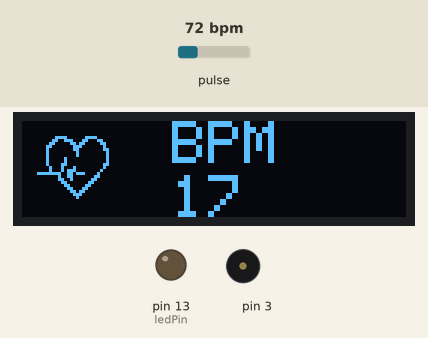
This sketch was run on a simulated Arduino Uno, built with avr-gcc and run on an emulated ATmega328P. On the bench: 128×32 one-colour display, output pins drawn as LEDs (lit = HIGH), buzzer (waves = sounding). Inputs (shaded band) come from the test bench; at power-on: pulse 72 bpm. The display library's start-up logo is not drawn; what the sketch prints to the serial monitor is not drawn.

Above: at 4.2 s.
4.3 s: pulse set to 75 bpm
At 6.5 s:
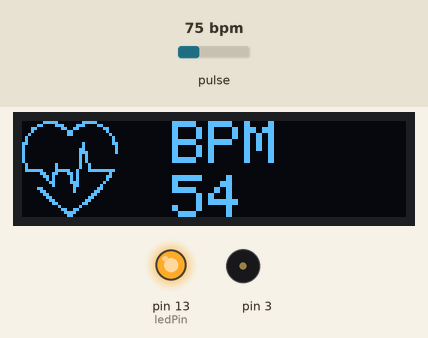
7.0 s: pulse set to 42 bpm
At 8.7 s:
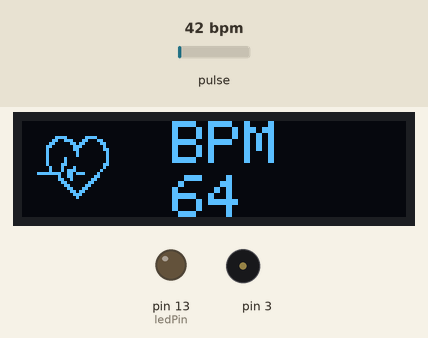
10.0 s: pulse set to 70 bpm
At 10.8 s:
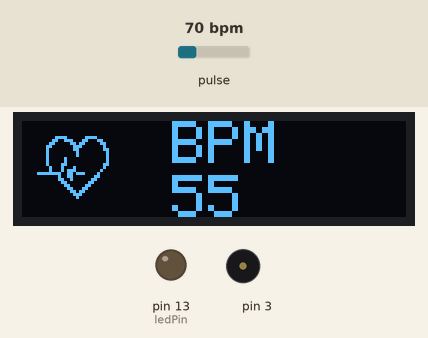
11.7 s: pulse set to 100 bpm
At 12.2 s:
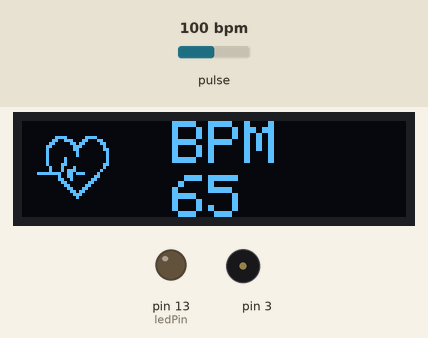
Timing chart, 0 to 14.2 s (numbered marks = the images above; inputs shaded):
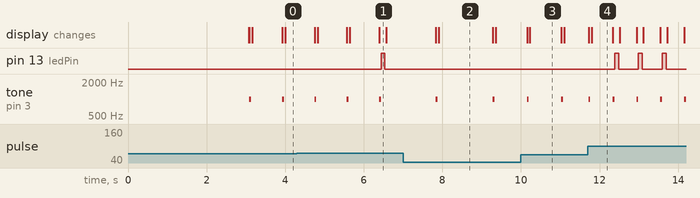

Measured:
- the behaviour switches between 73 and 74 bpm on pulse (found by bisection; images 0 and 1)
- after the input at 4.3 s, pin 13 (ledPin): LOW → HIGH after 2.1 s, → LOW 0.10 s later
- after the input at 7.0 s, pin 13 (ledPin): stops changing and stays LOW; tone on pin 3: alternates 1000 Hz for 0.05 s and silent for 1.4 s, starting after 0.83 s
- after the input at 11.7 s, pin 13 (ledPin): alternates HIGH for 0.10 s and LOW for 0.51 s, starting after 0.68 s; tone on pin 3: alternates 1000 Hz for 0.05 s and silent for 0.56 s, starting at once
- by itself, tone on pin 3: alternates 1000 Hz for 0.05 s and silent for 0.77 s
- what the display in image 2 shows lasts 1.4 s, from 7.9 s to 9.3 s
- what the display in image 3 shows lasts 0.8 s, from 10.2 s to 11.0 s

The sketch:

MAX_BPM_OLED_Buzzer.ino
```cpp
/* This code works with MAX30102 + 128x32 OLED i2c + Buzzer and Arduino UNO
 * It's displays the Average BPM on the screen, with an animation and a buzzer sound
 * everytime a heart pulse is detected
 * It's a modified version of the HeartRate library example
 * Refer to www.surtrtech.com for more details or SurtrTech YouTube channel
 */

#include <Adafruit_GFX.h>        //OLED libraries
#include <Adafruit_SSD1306.h>
#include <Wire.h>
#include "MAX30105.h"           //MAX3010x library
#include "heartRate.h"          //Heart rate calculating algorithm

MAX30105 particleSensor;

const byte RATE_SIZE = 4; //Increase this for more averaging. 4 is good.
byte rates[RATE_SIZE]; //Array of heart rates
byte rateSpot = 0;
long lastBeat = 0; //Time at which the last beat occurred
float beatsPerMinute;
int beatAvg;

#define SCREEN_WIDTH 128 // OLED display width, in pixels
#define SCREEN_HEIGHT 32 // OLED display height, in pixels
#define OLED_RESET    -1 // Reset pin # (or -1 if sharing Arduino reset pin)

Adafruit_SSD1306 display(SCREEN_WIDTH, SCREEN_HEIGHT, &Wire, OLED_RESET); //Declaring the display name (display)

static const unsigned char PROGMEM logo2_bmp[] =
{ 0x03, 0xC0, 0xF0, 0x06, 0x71, 0x8C, 0x0C, 0x1B, 0x06, 0x18, 0x0E, 0x02, 0x10, 0x0C, 0x03, 0x10,              //Logo2 and Logo3 are two bmp pictures that display on the OLED if called
0x04, 0x01, 0x10, 0x04, 0x01, 0x10, 0x40, 0x01, 0x10, 0x40, 0x01, 0x10, 0xC0, 0x03, 0x08, 0x88,
0x02, 0x08, 0xB8, 0x04, 0xFF, 0x37, 0x08, 0x01, 0x30, 0x18, 0x01, 0x90, 0x30, 0x00, 0xC0, 0x60,
0x00, 0x60, 0xC0, 0x00, 0x31, 0x80, 0x00, 0x1B, 0x00, 0x00, 0x0E, 0x00, 0x00, 0x04, 0x00,  };

static const unsigned char PROGMEM logo3_bmp[] =
{ 0x01, 0xF0, 0x0F, 0x80, 0x06, 0x1C, 0x38, 0x60, 0x18, 0x06, 0x60, 0x18, 0x10, 0x01, 0x80, 0x08,
0x20, 0x01, 0x80, 0x04, 0x40, 0x00, 0x00, 0x02, 0x40, 0x00, 0x00, 0x02, 0xC0, 0x00, 0x08, 0x03,
0x80, 0x00, 0x08, 0x01, 0x80, 0x00, 0x18, 0x01, 0x80, 0x00, 0x1C, 0x01, 0x80, 0x00, 0x14, 0x00,
0x80, 0x00, 0x14, 0x00, 0x80, 0x00, 0x14, 0x00, 0x40, 0x10, 0x12, 0x00, 0x40, 0x10, 0x12, 0x00,
0x7E, 0x1F, 0x23, 0xFE, 0x03, 0x31, 0xA0, 0x04, 0x01, 0xA0, 0xA0, 0x0C, 0x00, 0xA0, 0xA0, 0x08,
0x00, 0x60, 0xE0, 0x10, 0x00, 0x20, 0x60, 0x20, 0x06, 0x00, 0x40, 0x60, 0x03, 0x00, 0x40, 0xC0,
0x01, 0x80, 0x01, 0x80, 0x00, 0xC0, 0x03, 0x00, 0x00, 0x60, 0x06, 0x00, 0x00, 0x30, 0x0C, 0x00,
0x00, 0x08, 0x10, 0x00, 0x00, 0x06, 0x60, 0x00, 0x00, 0x03, 0xC0, 0x00, 0x00, 0x01, 0x80, 0x00  };

const int ledPin=13;

void setup() {
  display.begin(SSD1306_SWITCHCAPVCC, 0x3C); //Start the OLED display
  display.display();
  delay(3000);
  // Initialize sensor
  particleSensor.begin(Wire, I2C_SPEED_FAST); //Use default I2C port, 400kHz speed
  particleSensor.setup(); //Configure sensor with default settings
  particleSensor.setPulseAmplitudeRed(0x0A); //Turn Red LED to low to indicate sensor is running

Serial.begin(115200);
  Serial.println("Initializing...");

  pinMode(ledPin, OUTPUT);

}

void loop() {
 long irValue = particleSensor.getIR();    //Reading the IR value it will permit us to know if there's a finger on the sensor or not
                                           //Also detecting a heartbeat
if(irValue > 7000){                                           //If a finger is detected
    display.clearDisplay();                                   //Clear the display
    display.drawBitmap(5, 5, logo2_bmp, 24, 21, WHITE);       //Draw the first bmp picture (little heart)
    display.setTextSize(2);                                   //Near it display the average BPM you can display the BPM if you want
    display.setTextColor(WHITE);
    display.setCursor(50,0);
    display.println("BPM");
    display.setCursor(50,18);
    display.println(beatAvg);
    display.display();

  if (checkForBeat(irValue) == true)                        //If a heart beat is detected
  {
    display.clearDisplay();                                //Clear the display
    display.drawBitmap(0, 0, logo3_bmp, 32, 32, WHITE);    //Draw the second picture (bigger heart)
    display.setTextSize(2);                                //And still displays the average BPM
    display.setTextColor(WHITE);
    display.setCursor(50,0);
    display.println("BPM");
    display.setCursor(50,18);
    display.println(beatAvg);
    display.display();
    tone(3,1000);                                        //And tone the buzzer for a 100ms you can reduce it it will be better
    delay(50);
    noTone(3);                                          //Deactivate the buzzer to have the effect of a "bip"
    //We sensed a beat!
    long delta = millis() - lastBeat;                   //Measure duration between two beats
    lastBeat = millis();

    beatsPerMinute = 60 / (delta / 1000.0);           //Calculating the BPM

    if (beatsPerMinute < 255 && beatsPerMinute > 20)               //To calculate the average we strore some values (4) then do some math to calculate the average
    {
      rates[rateSpot++] = (byte)beatsPerMinute; //Store this reading in the array
      rateSpot %= RATE_SIZE; //Wrap variable

      //Take average of readings
      beatAvg = 0;
      for (byte x = 0 ; x < RATE_SIZE ; x++)
        beatAvg += rates[x];
      beatAvg /= RATE_SIZE;
      if (beatAvg < 255 && beatAvg > 70)               //To calculate the average we strore some values (4) then do some math to calculate the average
     {
      digitalWrite(ledPin, HIGH);
      delay(100);
      digitalWrite(ledPin, LOW);
     }
    }
  }

}
  if (irValue < 7000){       //If no finger is detected it inform the user and put the average BPM to 0 or it will be stored for the next measure
     beatAvg=0;
     display.clearDisplay();
     display.setTextSize(1);
     display.setTextColor(WHITE);
     display.setCursor(30,5);
     display.println("Wake UP! ");
     display.setCursor(30,15);
     display.println("Have a Good Day");
     display.display();
     noTone(3);
     }
Serial.print("IR=");
  Serial.print(irValue);
  Serial.print(", BPM=");
  Serial.print(beatsPerMinute);
  Serial.print(", Avg BPM=");
  Serial.print(beatAvg);
  if (irValue < 50000)
    Serial.print(" No finger?");

  Serial.println();
}
```
